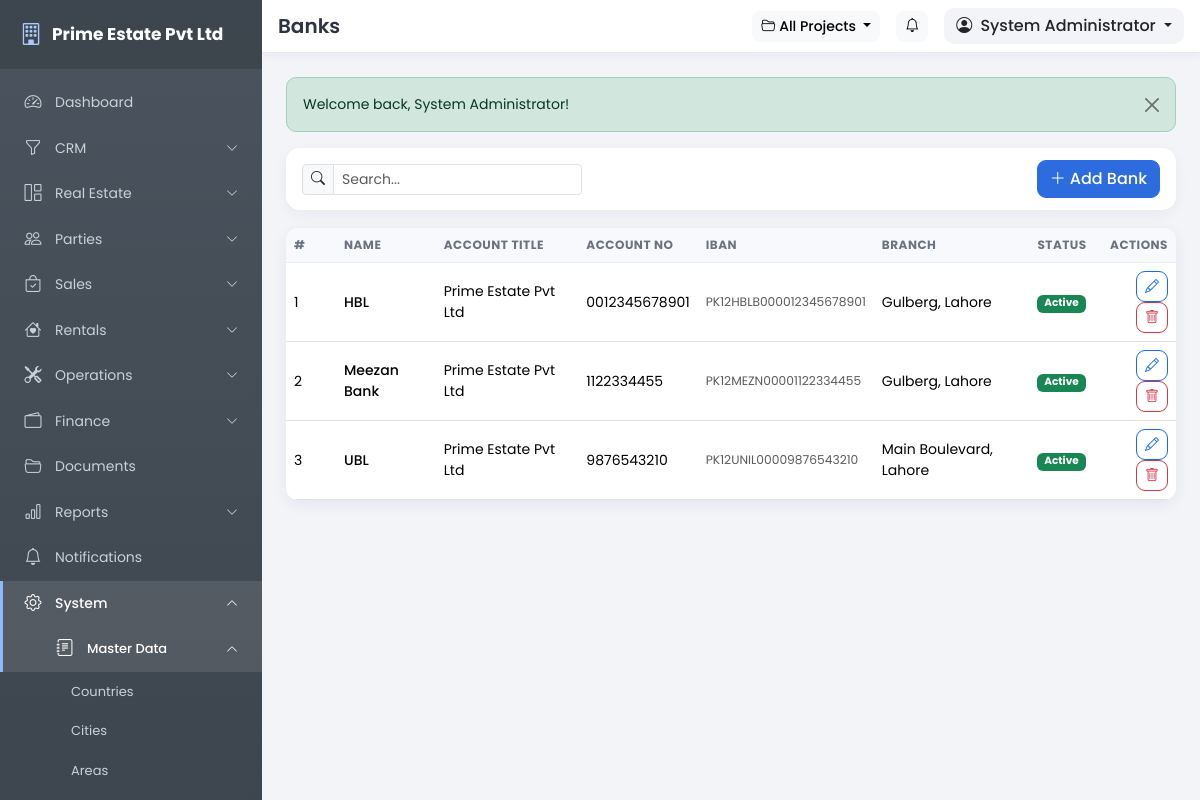
The app's page /pages/banks.php (signed in) with its own data.
### tables this page shows
CREATE TABLE IF NOT EXISTS users (
  id INT UNSIGNED NOT NULL AUTO_INCREMENT,
  role_id INT UNSIGNED NOT NULL,
  branch_id INT UNSIGNED DEFAULT NULL,
  username VARCHAR(80) NOT NULL,
  password VARCHAR(255) NOT NULL,
  full_name VARCHAR(150) NOT NULL,
  email VARCHAR(120) DEFAULT NULL,
  phone VARCHAR(40) DEFAULT NULL,
  photo VARCHAR(255) DEFAULT NULL,
  status TINYINT(1) NOT NULL DEFAULT 1,
  last_login DATETIME DEFAULT NULL,
  remember_token VARCHAR(64) DEFAULT NULL,
  created_date DATE NOT NULL,
  created_time TIME NOT NULL,
  updated_date DATE NOT NULL,
  updated_time TIME NOT NULL,
  PRIMARY KEY (id),
  UNIQUE KEY uq_users_username (username),
  KEY idx_users_role (role_id),
  CONSTRAINT fk_users_role FOREIGN KEY (role_id) REFERENCES roles (id) ON DELETE CASCADE
);

CREATE TABLE IF NOT EXISTS banks (
  id INT UNSIGNED NOT NULL AUTO_INCREMENT,
  name VARCHAR(150) NOT NULL,
  account_title VARCHAR(150) DEFAULT NULL,
  account_no VARCHAR(80) DEFAULT NULL,
  iban VARCHAR(80) DEFAULT NULL,
  branch VARCHAR(150) DEFAULT NULL,
  status TINYINT(1) NOT NULL DEFAULT 1,
  created_date DATE NOT NULL,
  created_time TIME NOT NULL,
  updated_date DATE NOT NULL,
  updated_time TIME NOT NULL,
  PRIMARY KEY (id),
  UNIQUE KEY uq_banks_name (name)
);

### includes/config.php (called while the page is built, shortened)
<?php
function setting($key, $default = '') {
    static $cache = null;
    global $mysqli;
    if ($cache === null) {
        $cache = [];
        if (isset($mysqli)) {
            $rows = db_all("SELECT setting_key, setting_value FROM settings");
            foreach ($rows as $r) {
                $cache[$r['setting_key']] = $r['setting_value'];
            }
        }
    }
    return isset($cache[$key]) && $cache[$key] !== '' ? $cache[$key] : $default;
}

### includes/auth.php (called while the page is built, shortened)
<?php
require_once __DIR__ . '/functions.php';
if (is_logged_in()) {
    $timeout = (int)setting('session_timeout', 60) * 60;
    $user = db_get("SELECT u.*, r.name AS role_name, r.is_super_admin
                    FROM users u
                    JOIN roles r ON r.id = u.role_id
                    WHERE u.id = ?", [$_SESSION['user_id']]);
    if ($user) {
        $user['perms'] = [];
        $rows = db_all("SELECT p.slug FROM role_permissions rp
                        JOIN permissions p ON p.id = rp.permission_id
                        WHERE rp.role_id = ?", [$user['role_id']]);
        foreach ($rows as $r) {
            $user['perms'][] = $r['slug'];
        }
    }
}

### pages/banks.php (the view, shortened to what this page needs)
<?php
require_once '../includes/auth.php';
$title = 'Banks';
$canEdit = has_permission('settings.manage');
$records = db_all("SELECT * FROM banks ORDER BY name");
include '../includes/header.php';
?>
<div class="toolbar d-flex flex-wrap align-items-center gap-2">
    <div class="input-group input-group-sm" style="max-width:280px">
        <span class="input-group-text"><i class="bi bi-search"></i></span>
        <input type="text" class="form-control table-search" data-table="#dataTable" placeholder="Search...">
    </div>
    <?php if ($canEdit): ?>
    <button class="btn btn-primary ms-auto" data-bs-toggle="modal" data-bs-target="#recordModal" data-add="Add Bank"><i class="bi bi-plus-lg me-1"></i>Add Bank</button>
    <?php endif; ?>
</div>
<div class="card">
    <div class="card-body p-0">
        <div class="table-responsive">
            <table class="table table-hover mb-0" id="dataTable">
                <thead><tr><th style="width:50px">#</th><th>Name</th><th>Account Title</th><th>Account No</th><th>IBAN</th><th>Branch</th><th>Status</th><th class="text-end">Actions</th></tr></thead>
                <tbody>
                <?php foreach ($records as $i => $r): ?>
                    <tr>
                        <td><?= $i + 1 ?></td>
                        <td class="fw-medium"><?= e($r['name']) ?></td>
                        <td><?= e($r['account_title']) ?></td>
                        <td><?= e($r['account_no']) ?></td>
                        <td class="small text-muted"><?= e($r['iban']) ?></td>
                        <td><?= e($r['branch']) ?></td>
                        <td><?= $r['status'] ? '<span class="badge bg-success">Active</span>' : '<span class="badge bg-secondary">Inactive</span>' ?></td>
                        <td class="text-end">
                            <?php if ($canEdit): ?>
                            <button class="btn btn-sm btn-outline-primary" data-bs-toggle="modal" data-bs-target="#recordModal" data-edit='<?= h(json_encode(['id' => $r['id'], 'name' => $r['name'], 'account_title' => $r['account_title'], 'account_no' => $r['account_no'], 'iban' => $r['iban'], 'branch' => $r['branch'], 'status' => $r['status']])) ?>'><i class="bi bi-pencil"></i></button>
                            <form method="post" class="d-inline" data-confirm="Delete this bank? This cannot be undone.">
                                <button class="btn btn-sm btn-outline-danger"><i class="bi bi-trash"></i></button>
                            </form>
                            <?php endif; ?>
                        </td>
                    </tr>
                <?php endforeach; ?>
                </tbody>
            </table>
        </div>
    </div>
</div>
<?php include '../includes/footer.php'; ?>

### includes/header.php (shortened to what this page needs)
<?php
$company = setting('company_name', APP_NAME);
$activeProject = active_project();
$activeProjectName = $activeProject ? $activeProject['name'] : 'All Projects';
?>
<!DOCTYPE html>
<html lang="en">
<head>
<link href="https://cdn.jsdelivr.net/npm/bootstrap@5.3.3/dist/css/bootstrap.min.css" rel="stylesheet">
<link href="https://cdn.jsdelivr.net/npm/bootstrap-icons@1.11.3/font/bootstrap-icons.min.css" rel="stylesheet">
<link href="<?= BASE_URL ?>/assets/css/style.css" rel="stylesheet">
</head>
<body>
<aside class="sidebar" id="appSidebar">
    <div class="sidebar-brand">
        <a class="brand-link" href="<?= BASE_URL ?>/index.php">
            <i class="bi bi-building"></i>
            <span><?= e($company) ?></span>
        </a>
    </div>
    <?php include __DIR__ . '/sidebar.php'; ?>
</aside>
<div class="main-area">
    <header class="topbar">
        <div class="d-flex align-items-center gap-3 px-3 py-2">
            <h5 class="mb-0 fw-semibold d-none d-sm-block"><?= e($title) ?></h5>
            <div class="ms-auto d-flex align-items-center gap-3">
                <div class="dropdown">
                    <button class="btn btn-light btn-sm dropdown-toggle" type="button" data-bs-toggle="dropdown" aria-expanded="false" title="Active Project">
                        <i class="bi bi-folder2-open me-1"></i><?= e($activeProjectName) ?>
                    </button>
                </div>
                <a href="<?= BASE_URL ?>/pages/notifications.php" class="btn btn-light btn-sm position-relative" title="Notifications">
                    <i class="bi bi-bell"></i>
                </a>
                <div class="dropdown user-drop">
                    <button class="btn dropdown-toggle" type="button" data-bs-toggle="dropdown" aria-expanded="false">
                        <i class="bi bi-person-circle me-1"></i>
                        <?= e($user['full_name'] ?? 'User') ?>
                    </button>
                </div>
            </div>
        </div>
    </header>
    <div class="page-content">
        <?= get_flash() ?>

### assets/css/style.css (style rules this page uses)
:root { --sidebar-bg: #4b545e; --sidebar-bg2: #3d454e; --sidebar-text: #c9d0d8; --sidebar-width: 262px; --primary: #2d6cdf; }
* { box-sizing: border-box; }
body { font-family: 'Poppins', 'Segoe UI', sans-serif; background: #f2f4f8; font-size: 14px; color: #2d3340; }
a { text-decoration: none; }
.sidebar { position: fixed; top: 0; left: 0; bottom: 0; width: var(--sidebar-width); background: linear-gradient(180deg, var(--sidebar-bg), var(--sidebar-bg2)); color: var(--sidebar-text); z-index: 1040; overflow-y: auto; overflow-x: hidden; transition: transform .28s ease; scrollbar-width: thin; }
.sidebar-brand { padding: 18px 20px; border-bottom: 1px solid rgba(255, 255, 255, .08); position: sticky; top: 0; background: rgba(61, 69, 78, .96); z-index: 5; }
.brand-link { color: #fff; font-weight: 700; font-size: 17px; display: flex; align-items: center; gap: 10px; }
.brand-link i { font-size: 22px; color: #a9c9ff; }
.main-area { margin-left: var(--sidebar-width); min-height: 100vh; display: flex; flex-direction: column; }
.topbar { background: #fff; position: sticky; top: 0; z-index: 1030; border-bottom: 1px solid #e6e9ef; box-shadow: 0 2px 10px rgba(20, 40, 80, .05); }
.topbar h5 { color: #2d3340; }
.user-drop .dropdown-toggle { background: #f2f4f8; border: 0; border-radius: 10px; font-weight: 500; }
.page-content { padding: 24px; flex: 1; }
.card { border: 0; border-radius: 14px; box-shadow: 0 4px 16px rgba(20, 40, 80, .07); }
.card-body { padding: 20px; }
.table thead th { background: #f7f9fc; font-size: 12px; text-transform: uppercase; letter-spacing: .5px; color: #6b7280; border-bottom: 1px solid #e8ecf3; white-space: nowrap; }
.table tbody td { vertical-align: middle; }
.btn { border-radius: 9px; font-weight: 500; }
.btn-primary { background: var(--primary); border-color: var(--primary); }
.form-control, .form-select { border-radius: 9px; border-color: #dde3ec; font-size: 14px; }
.toolbar { background: #fff; border-radius: 14px; padding: 12px 16px; box-shadow: 0 4px 14px rgba(20,40,80,.05); margin-bottom: 18px; }
.table-responsive { border-radius: 12px; }

### records on screen
users: full_name "System Administrator"
banks: name "HBL", account_title "Prime Estate Pvt Ltd", account_no "0012345678901", iban "PK12HBLB000012345678901", branch "Gulberg, Lahore", status "Active"
banks: name "Meezan Bank", account_title "Prime Estate Pvt Ltd", account_no "1122334455", iban "PK12MEZN00001122334455", branch "Gulberg, Lahore", status "Active"
banks: name "UBL", account_title "Prime Estate Pvt Ltd", account_no "9876543210", iban "PK12UNIL00009876543210", branch "Main Boulevard, Lahore", status "Active"

### other values on screen
$company "Prime Estate Pvt Ltd"
$title "Banks"
$activeProjectName "All Projects"
$f['msg'] "Welcome back, System Administrator!"
